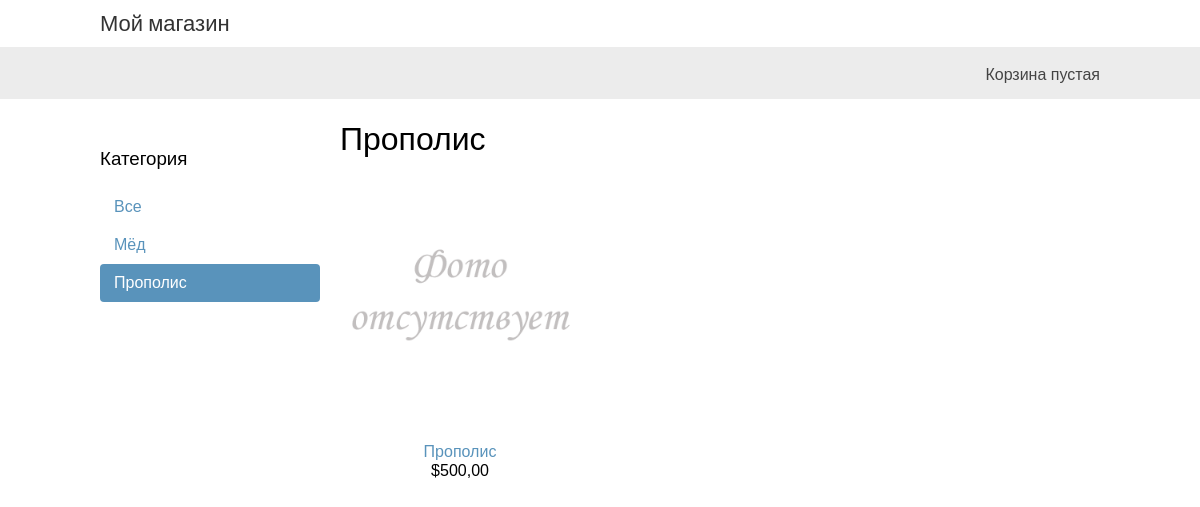
The page /propolis/ on the database its author committed.
### myshop/models.py (models this page shows, shortened)
class Category(models.Model):
    name = models.CharField(max_length=100, db_index=True)
    slug = models.SlugField(max_length=100, unique=True)
    class Meta:
        ordering = ('name',)
        verbose_name = 'Категория'
        verbose_name_plural = 'Категории'
    def get_absolute_url(self):
        return reverse('myshop:product_list_by_category', args=[self.slug])

class Product(models.Model):
    category = models.ForeignKey(Category,
                                 related_name='products',
                                 on_delete=models.CASCADE)
    name = models.CharField(max_length=150, db_index=True, verbose_name='Наименование')
    slug = models.CharField(max_length=150, db_index=True, unique=True, verbose_name='Ссылка')
    image = models.ImageField(upload_to='product/%Y/%m/%d', blank=True)
    description = models.TextField(max_length=1000, blank=True, verbose_name='Описание')
    price = models.DecimalField(max_digits=10, decimal_places=2, verbose_name='Цена')
    available = models.BooleanField(default=True, verbose_name='Наличие')
    created = models.DateTimeField(auto_now_add=True, verbose_name='Добавлен')
    uploaded = models.DateTimeField(auto_now=True, verbose_name='Изменён')
    class Meta:
        ordering = ('name',)
        verbose_name = 'Товар'
        verbose_name_plural = 'Товары'
        index_together = (('id', 'slug'), )
    def get_absolute_url(self):
        return reverse('myshop:product_detail', args=[self.id, self.slug])

### myshop/views.py (the view)
# urls.py: path('', views.product_list, name='product_list'),
def product_list(request, category_slug=None):
    category = None
    categories = Category.objects.all()
    products = Product.objects.filter(available=True)
    if category_slug:
        category = get_object_or_404(Category, slug=category_slug)
        products = products.filter(category=category)
    return render(request, 'shop/product/list.html',
                  {
                      'category': category,
                      'categories': categories,
                      'products': products
                  })

### cart/cart.py (called while the page is built)
    def __len__(self):
        return sum(item['quantity'] for item in self.cart.values())

### cart/context_processors.py (called while the page is built)
def cart(request):
    return {'cart': Cart(request)}

### myshop/templates/shop/product/list.html (shortened to what this page needs)
{% extends "shop/base.html" %}
{% load static %}
{% block content %}
<div id="sidebar">
<h3>Категория</h3>
<ul>
<li {% if not category %}class="selected"{% endif %}>
<a href="{% url 'shop:product_list' %}">Все</a>
</li>
{% for c in categories %}
<li {% if category.slug == c.slug %}class="selected" {% endif %}>
<a href="{{ c.get_absolute_url }}">{{ c.name }}</a>
</li>
{% endfor %}
</ul>
</div>
<div id="main" class="product-list">
<h1>{% if category %}{{ category.name }}{% else %}Товар{% endif %}</h1>
{% for product in products %}
<div class="item">
<a href="{{ product.get_absolute_url }}">
    <img src="{% if product.image %}{{ product.image.url }}{%else %}{% static 'img/no_image.png' %}{% endif %}">
</a>
<a href="{{ product.get_absolute_url }}">{{ product.name }}</a>
<br>
${{ product.price }}
</div>
{% endfor %}
</div>
{% endblock %}

### myshop/static/css/base.css (style rules this page uses)
body { margin:0; padding:0; font-family:helvetica, sans-serif; }
h1, h2, h3, h4, h5 , h6 { font-family: 'Ubuntu', sans-serif; font-weight:normal; }
a { text-decoration:none; color:#5993bb; }
#sidebar { width:220px; padding:30px 20px 0 0; float:left; }
#sidebar ul { margin:0; padding:0; }
#sidebar ul li { margin:0; list-style:none; padding:10px 14px; }
#sidebar ul li a { display:block; }
#sidebar ul li.selected { background:#5993bb; border-radius:4px; }
#sidebar ul li.selected a { color:#fff; }
#main { float:left; width: 96%; margin-right:-220px; overflow:hidden; }
.product-list .item { width:25%; padding:10px 20px 10px 0; float:left; text-align:center; line-height:1.2; }
.product-list .item img { width:100%; margin-bottom:8px; }

### rows shown on the page
Category: name "Мёд"
Category: name "Прополис"
Product: name "Прополис", price "500,00"
